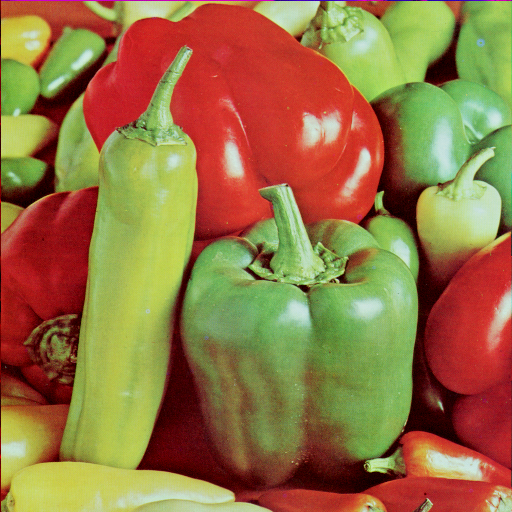
#> input picture CV_1/image_3.png, 512 x 512 px
$ python questions.py   (older library calls are emulated)
#> lines starting #> are read from the running program, lines starting #| are printed output that depends on the picture
#> `img=cv2.imread('./image_3.png',0)`:
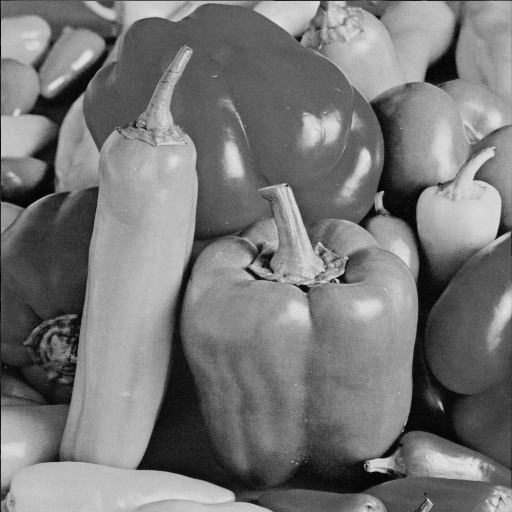
#> img: shape (512, 512); min 0, max 227, mean 119.7
### CV_1/filters.py
import cv2
import numpy as np
import math
import random

def padding(image,padd):
#> called with padd = 11
    psize=math.floor(padd/2)
    row,col = image.shape
#> row = 512; col = 512
    nimg=np.zeros((row+2*psize,col+2*psize))
    print (nimg)
#> (printed output is left out)
    print(image)
#> (printed output is left out)
    for i in range(row):
        for j in range(col):
            nimg[i+psize][j+psize]=image[i][j]
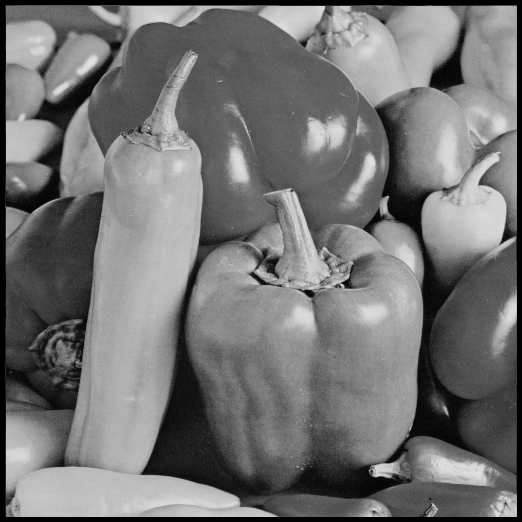
#> nimg: shape (522, 522) float64; min 0, max 227, mean 115.2
#    For Symmetric padding
#    for j in range(psize):
#        for i in range(row+2*psize):
#            nimg[i][psize-j-1]=nimg[i][psize-j]
#            nimg[i][col+psize-1+j]=nimg[i][col+psize-2+j]
#    for j in range(psize):
#        for i in range(col+2*psize):
#            nimg[psize-j-1][i]=nimg[psize-j][i]
#            nimg[row+psize-1+j][i]=nimg[row+psize-2+j][i]
    return nimg

def gaussian(st,x,y):
    a=1
    if(st!=0):
        exp=math.exp(-(math.pow(x,2)+math.pow(y,2))/(2*math.pow(st,2)))
        a=(1/((2*math.pi)*st*st)) * exp
    return a


def gaussfil(ker):
    mat=np.zeros((ker,ker))
    a=-math.floor(ker/2)
    b=-math.floor(ker/2)
    for i in range(ker):
        for j in range(ker):
            mat[i][j]=gaussian(15,a+i,b+j)
    mat=mat/np.sum(mat)
#    print(mat)
    return mat

# [16 lines left out: functions lapfil, avgfil, not called in this run]

def applyfil(img,matfil,ker,r,c):
    a=r-math.floor(ker/2)
    b=c-math.floor(ker/2)
    sum=0.0
    for x in range(ker):
        for y in range(ker):
            sum = sum + (img[a+x][b+y]*matfil[x][y])
    sum=sum/(ker*ker)
    return sum

# [9 lines left out: function medianfil, not called in this run]

def filter(img,ker,case):
#> called with ker = 11, case = 2
    row,col=img.shape
#> row = 522; col = 522
    pad=math.floor(ker/2)
    newimg = np.zeros((row,col))
    for i in range(row-2*pad):
        for j in range(col-2*pad):
            if(case==0):
                matfil=avgfil(ker)
                newimg[pad+i][pad+j]=applyfil(img,matfil,ker,pad+i,pad+j)
            elif(case==2):
#                print ("median")
                matfil=gaussfil(ker)
#                print(matfil)
                newimg[pad+i][pad+j]=applyfil(img,matfil,ker,pad+i,pad+j)*ker*ker
            elif(case==1):
                newimg[pad+i][pad+j]=medianfil(img,ker,pad+i,pad+j)
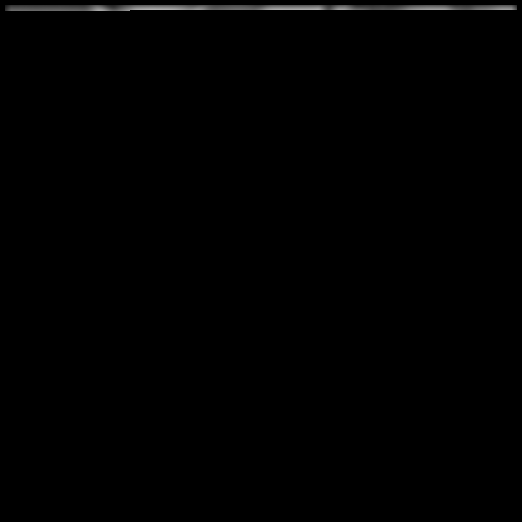
#> newimg: shape (522, 522) float64; min 0, max 175.4, mean 1
#    print (newimg)
    return newimg

# [136 lines left out: functions addnoise, avg4, upsample, haarrow, haarcol, haar and 4 more, not called in this run]


# [31 lines of commented-out code are left out]

### CV_1/questions.py
import cv2
import numpy as np
import math
import random
import pywt
import filters


# [93 lines of commented-out code are left out]
img=cv2.imread('./image_3.png',0)
img=filters.padding(img,11)
#> (the run stopped early here; a loop or call above may not have finished)
